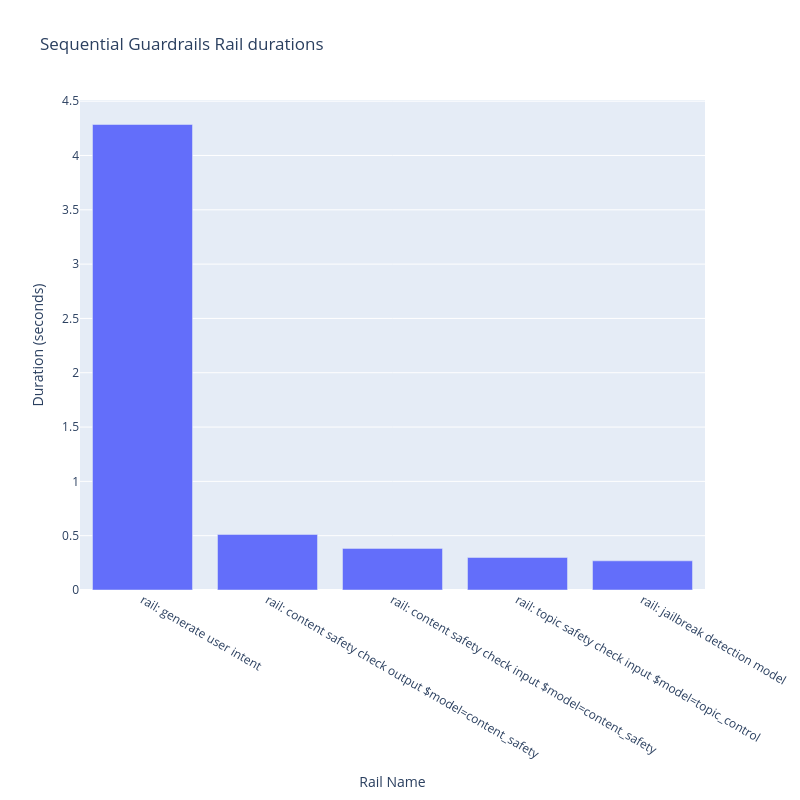

Notebook code cell kept with this figure:
### Code cell
# Now let's plot a bar-graph of these numbers
px.bar(sequential_df[sequential_df['is_rail']].sort_values('duration', ascending=False), x="name", y="duration",
       title="Sequential Guardrails Rail durations",
       labels={"name": "Rail Name", "duration" : "Duration (seconds)"},
       width=800, height=800)

### Figure 1 — Plotly figure (JSON) as saved in the notebook; plotly's stock layout.template omitted (floating-point values rounded to 4 significant figures)
{"data": [{"hovertemplate": "Rail Name=%{x}<br>Duration (seconds)=%{y}<extra></extra>", "legendgroup": "", "marker": {"color": "#636efa", "pattern": {"shape": ""}}, "name": "", "orientation": "v", "showlegend": false, "textposition": "auto", "type": "bar", "x": ["rail: generate user intent", "rail: content safety check output $model=content_safety", "rail: content safety check input $model=content_safety", "rail: topic safety check input $model=topic_control", "rail: jailbreak detection model"], "xaxis": "x", "y": [4.285, 0.5112, 0.3831, 0.2995, 0.2685], "yaxis": "y"}], "layout": {"barmode": "relative", "height": 800, "legend": {"tracegroupgap": 0}, "title": {"text": "Sequential Guardrails Rail durations"}, "width": 800, "xaxis": {"anchor": "y", "domain": [0, 1], "title": {"text": "Rail Name"}}, "yaxis": {"anchor": "x", "domain": [0, 1], "title": {"text": "Duration (seconds)"}}}}
